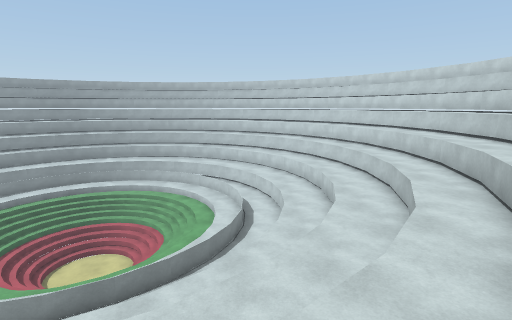
View 1 (above)

18 first-person views from a walk through a scene from a Unity 3-D project. The camera is 1.3 m above the floor, tilts 10° down and sees 80° across. The floor is counted in squares, 1 m on a side. Each view is taken from the middle of a square. On the plan, view 1 faces up. The plan holds only what a view shows up to about 14 squares ahead; the rest is blank. The place goes on beyond the plan.

View 2
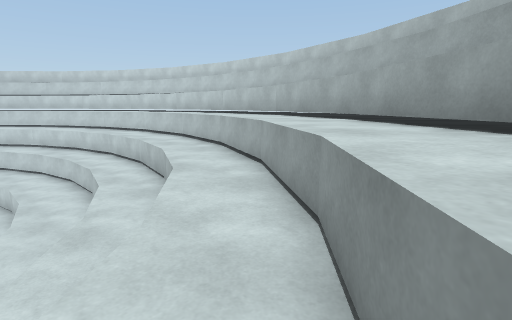

View 3
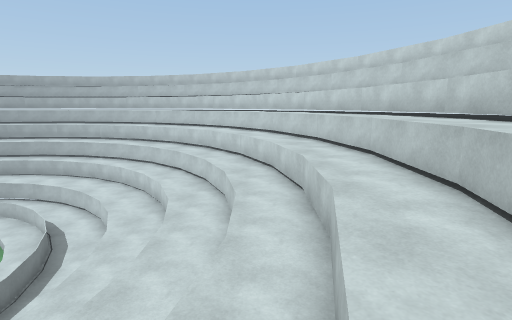

View 4
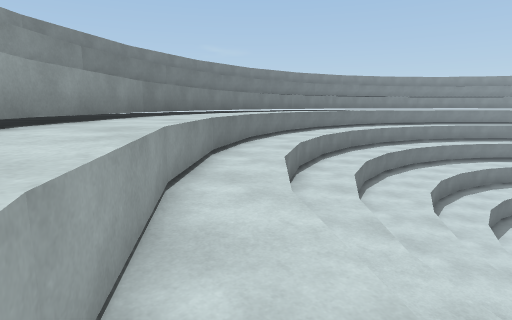

View 5
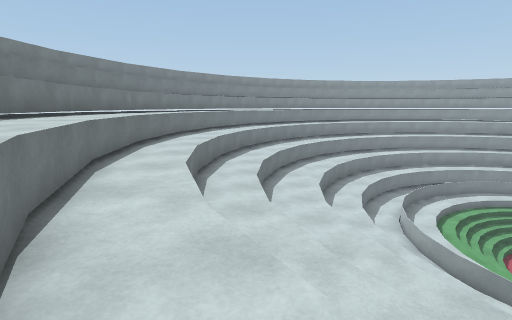

View 6
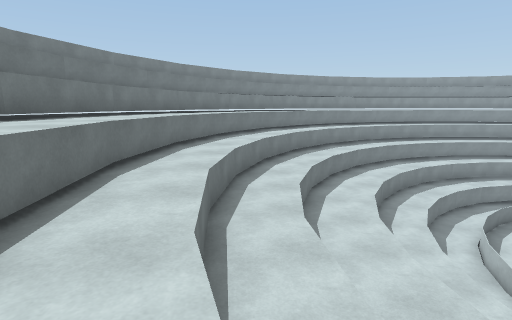

View 7
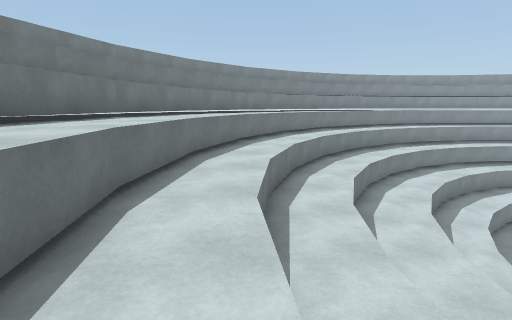

View 8
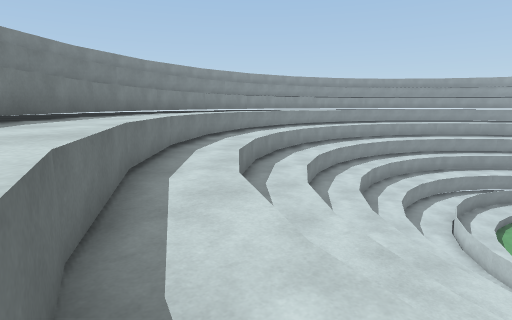

View 9
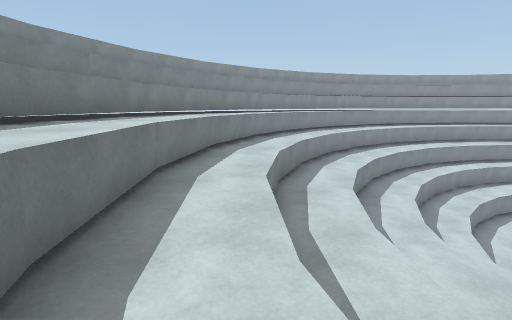

View 10
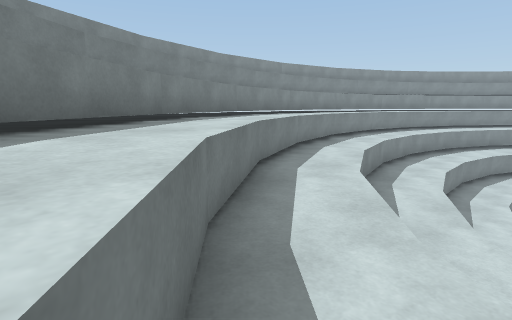

View 11
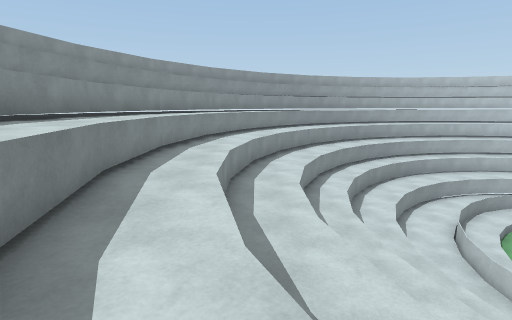

View 12
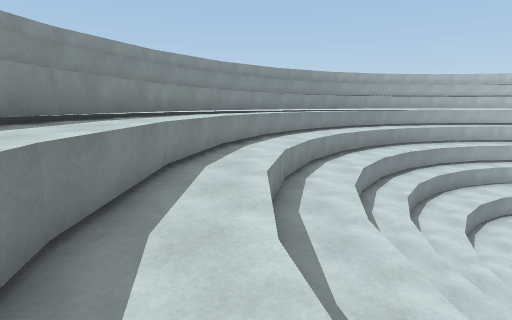

View 13
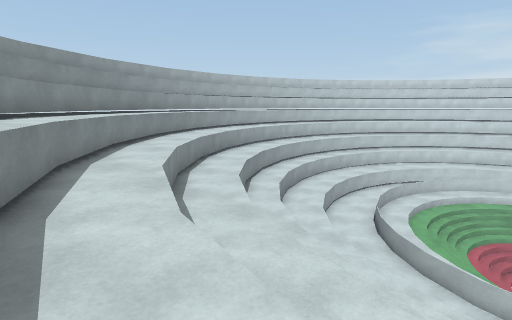

View 14
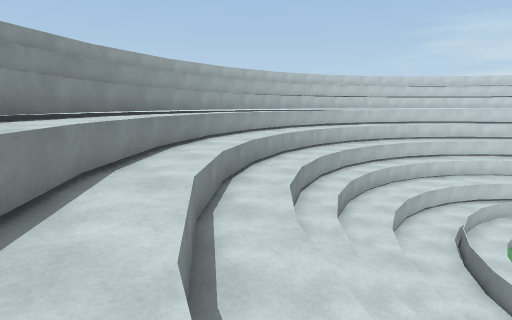

View 15
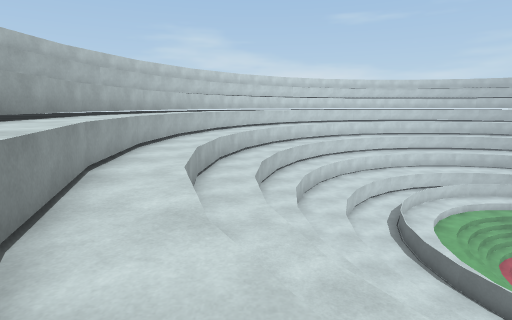

View 16
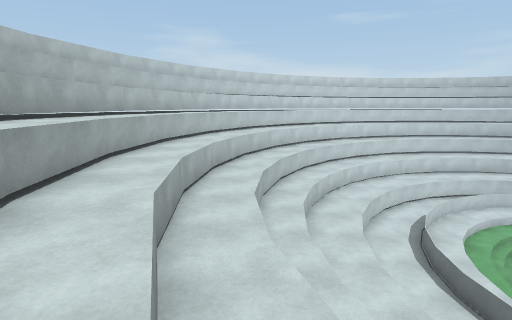

View 17
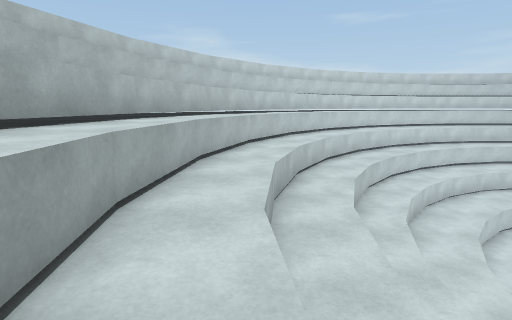

View 18
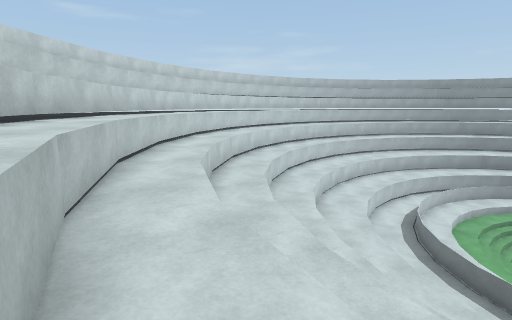

### Floor plan
Key: @ floor where view 1 was taken; # wall or solid block; . floor; ^ raised ledge; v drop or lower ground.
Columns run from 28 left of view 1 to 11 right of it. Each row starts with its distance up from view 1.
 33          ##      #############
 32        #####    ##^^^^########
 31       ########^^^^^^^^^^^^^###
 30      ######^^^^^........^^^^^##
 29      ####^^^^.......v......^^^^#####
 28     ####^^^....vvvvvvvvvvv...^^^#####
 27     ###^^^...vvvvvvvvvvvvvvv...^^#####
 26     ##^^^..vvvvvvvvvvvvvvvvvvv..^^#####
 25     #^^...vvvvvvvvvvvvvvvvvvvvv..^^###
 24     ^^^..vvvvvvvvvvvvvvvvvvvvvvv..^^#
 23    #^^..vvvvvvvvvvvvvvvvvvvvvvvvv.^^^
 22 ###^^..vvvvvvvvvvvvvvvvvvvvvvvvvv..^
 21 ##^^^.vvvvvvvvvvvvvvvvvvvvvvvvvvvv..^^
 20 ##^^..vvvvvvvvvvvvvvvvvvvvvvvvvvvv..^^##
 19 ##^^..vvvvvvvvvvvvvvvvvvvvvvvvvvvvv.^^##
 18 #^^^.vvvvvvvvvvvvvvvvvvvvvvvvvvvvvv..^^#
 17 #^^..vvvvvvvvvvvvvvv vvvvvvvvvvvvvvv.^^#
 16 #^^..vvvvvvvvvvvvvvvv vvvvvvvvvvvvvv.^^#
 15 #^^..vvvvvvvvv         vvvvvvvvvvvvv.^^#
 14 #^^..vvvvvvvvvv         vvvvvvvvvvvv.^^#
 13 #^^..vvvvvvvvvv vvvv    vvvvvvvvvvvv.^^#
 12 #^^..vvvvvvvvvv  vvv    vvvvvvvvvvvv.^^#
 11 #^^..vvvvvvvvvv  vvv    vvvvvvvvvvvv.^^#
 10 #^^..vvvvvvvvvv  vvvv  vvvvvvvvvvvvv.^^#
  9 #^^..vvvvvvvvvvv vvvvvvv vvvvvvvvvv..^^#
  8 #^^^..vvvvvvvvvvvvvvvvv vv vvvvvvvv..^^#
  7 ##^^..vvvvvvvvvvvvvvv vvv vvvvvvvv..^^##
  6 ##^^^.vvvvvvvvvvvvvvvvv vvvvvvvvvv..^^##
  5 ###^^..vvvvvvvvvvvvvvvvvvvvvvvvvv..^^^##
  4 ###^^^..vvvvvvvvvvvvvvvvvvvvvvvvv..^^###
  3 ####^^...vvvvvvvvvvvvvvvvvvvvvvv..^^####
  2 ####^^^...vvvvvvvvvvvvvvvvvvvvv..^^^###
  1  ####^^^...vvvvvvvvvvvvvvvvvvv..^^^####
  0  #####^^^...vvvvvvvvvvvvvvvv@..^^^##
 -1   #####^^^^...vvvvvvvvvvvv...^^^^##
 -2    #####^^^^^......vvv......^^^^###
 -3           ^^^^^..........^^^^^^####
 -4           #^^^^^^^^^^^^^^^^^^#####
 -5            ###^^^^^^^^^^^ #######
 -6            ########^^###    ####

Where each view was taken, in squares from view 1:
view 1: 0 up, 0 right, facing up
view 2: 0 up, 2 right, facing up-right
view 3: 7 up, 6 right, facing up
view 4: 6 up, 7 right, facing down-left
view 5: 0 up, 2 right, facing left
view 6: 1 down, 2 left, facing left
view 7: 2 down, 4 left, facing left
view 8: 3 down, 13 left, facing up-left
view 9: 1 down, 16 left, facing up-left
view 10: 0 up, 19 left, facing up-left
view 11: 6 up, 23 left, facing up
view 12: 9 up, 24 left, facing up
view 13: 15 up, 25 left, facing up-right
view 14: 19 up, 23 left, facing up-right
view 15: 27 up, 18 left, facing right
view 16: 27 up, 16 left, facing right
view 17: 29 up, 12 left, facing right
view 18: 30 up, 5 left, facing down-right
